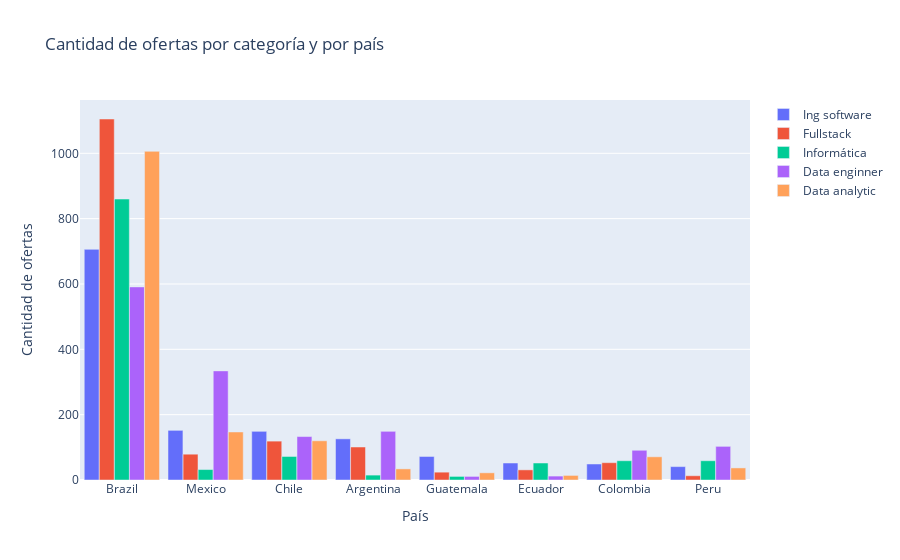

Notebook code cell kept with this figure:
### Markdown cell above
CARRERAS IT.

### Code cell
# Crear dataframes para cada categoría con la información del conteo de ofertas por localidad
df_paisesig = pd.DataFrame({"Pais": paisesig.index, "Cantidad de ofertas ingeniería de software": paisesig.values})
df_paisesfs = pd.DataFrame({"Pais": paisesfs.index, "Cantidad de ofertas fullstack development": paisesfs.values})
df_paisesin = pd.DataFrame({"Pais": paisesin.index, "Cantidad de ofertas informática": paisesin.values})
df_paisesde = pd.DataFrame({"Pais": paisesde.index, "Cantidad de ofertas ingeniería": paisesde.values})
df_paisesda = pd.DataFrame({"Pais": paisesda.index, "Cantidad de ofertas análisis de datos": paisesda.values})

# Combinar dataframes en uno solo
df_paises = df_paisesig.merge(df_paisesfs, on='Pais').merge(df_paisesin, on='Pais').merge(df_paisesde, on='Pais').merge(df_paisesda, on='Pais')

# Crear gráfico de barras
fig = go.Figure()

# Agregar barras de cada categoría
fig.add_trace(go.Bar(x=df_paises['Pais'], y=df_paises['Cantidad de ofertas ingeniería de software'], name='Ing software'))
fig.add_trace(go.Bar(x=df_paises['Pais'], y=df_paises['Cantidad de ofertas fullstack development'], name='Fullstack '))
fig.add_trace(go.Bar(x=df_paises['Pais'], y=df_paises['Cantidad de ofertas informática'], name='Informática'))
fig.add_trace(go.Bar(x=df_paises['Pais'], y=df_paises['Cantidad de ofertas ingeniería'], name='Data enginner'))
fig.add_trace(go.Bar(x=df_paises['Pais'], y=df_paises['Cantidad de ofertas análisis de datos'], name='Data analytic'))

# Personalizar gráfico
fig.update_layout(title='Cantidad de ofertas por categoría y por país', xaxis_title='País', yaxis_title='Cantidad de ofertas')
fig.update_layout(barmode='group', bargap=0.10, bargroupgap=0.01)

# Mostrar gráfico
fig.show()

### Figure 1 — Plotly figure (JSON) as saved in the notebook; plotly's stock layout.template omitted (floating-point values rounded to 4 significant figures)
{"data": [{"name": "Ing software", "type": "bar", "x": ["Brazil", "Mexico", "Chile", "Argentina", "Guatemala", "Ecuador", "Colombia", "Peru"], "y": [706, 152, 149, 126, 72, 52, 49, 41]}, {"name": "Fullstack ", "type": "bar", "x": ["Brazil", "Mexico", "Chile", "Argentina", "Guatemala", "Ecuador", "Colombia", "Peru"], "y": [1105, 79, 119, 101, 24, 31, 53, 13]}, {"name": "Informática", "type": "bar", "x": ["Brazil", "Mexico", "Chile", "Argentina", "Guatemala", "Ecuador", "Colombia", "Peru"], "y": [860, 32, 72, 15, 11, 52, 59, 59]}, {"name": "Data enginner", "type": "bar", "x": ["Brazil", "Mexico", "Chile", "Argentina", "Guatemala", "Ecuador", "Colombia", "Peru"], "y": [591, 334, 133, 149, 11, 12, 91, 103]}, {"name": "Data analytic", "type": "bar", "x": ["Brazil", "Mexico", "Chile", "Argentina", "Guatemala", "Ecuador", "Colombia", "Peru"], "y": [1006, 147, 120, 34, 22, 14, 71, 37]}], "layout": {"bargap": 0.1, "bargroupgap": 0.01, "barmode": "group", "title": {"text": "Cantidad de ofertas por categoría y por país"}, "xaxis": {"title": {"text": "País"}}, "yaxis": {"title": {"text": "Cantidad de ofertas"}}}}
